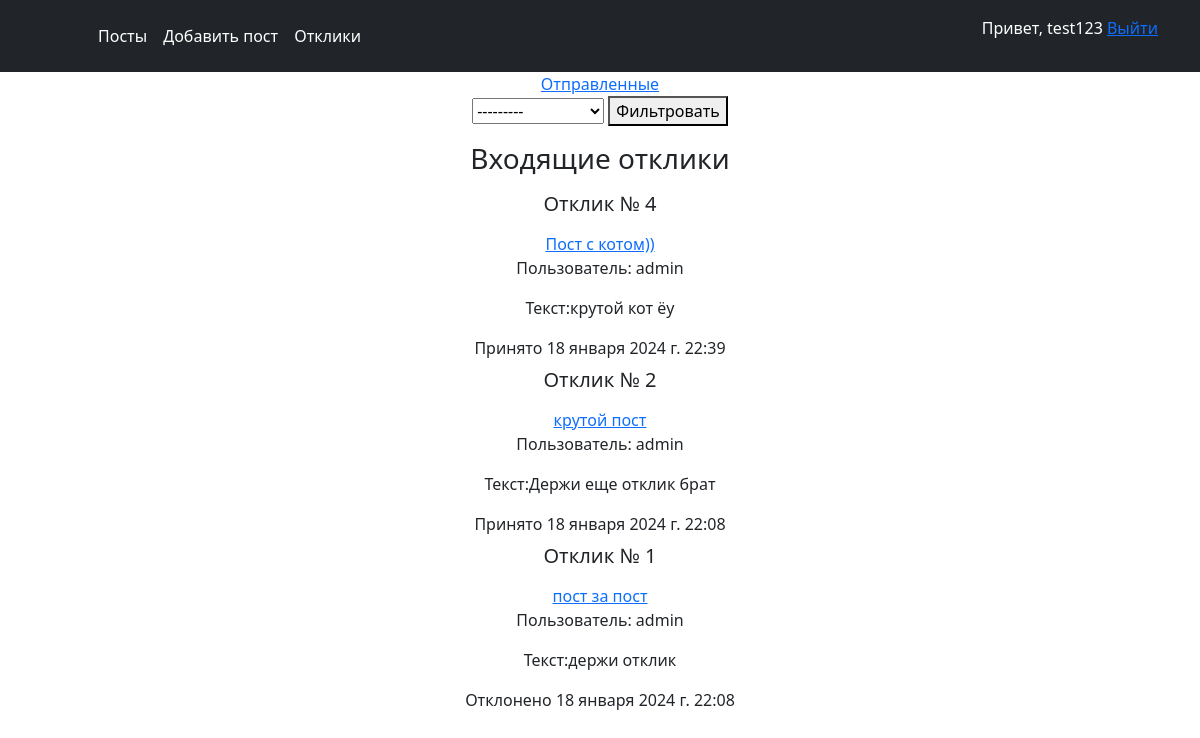
Page /responses (signed in) on the committed database.
### posts/models.py (models this page shows, shortened)
class Response(models.Model):
    post = models.ForeignKey(Post, on_delete=models.CASCADE)
    sender = models.ForeignKey(User, on_delete=models.CASCADE)
    text = models.TextField(default=None, null=True)
    create_time = models.DateTimeField(auto_now_add=True)
    accepted = models.BooleanField(default=False)
    accepted_datetime = models.DateTimeField(default=None, null=True, blank=True)
    class Meta:
        ordering = ['-create_time']

class Post(models.Model):
    author = models.ForeignKey(User, on_delete=models.CASCADE)
    title = models.CharField(max_length=255)
    content = RichTextUploadingField(blank=True, null=True)
    category = models.ForeignKey(Category, on_delete=models.CASCADE)
    time_create = models.DateTimeField(auto_now_add=True)

### accounts/models.py (models this page shows, shortened)
class UserProfile(models.Model):
    user = models.OneToOneField(User, on_delete=models.CASCADE)
    timezone = models.CharField(max_length=255)

### posts/views.py (the view, shortened to what this page needs)
# urls.py: path('responses', responsesview, name='responses'),
@login_required
def responsesview(request):
    content = {}
    if request.GET.get('send',None):
        content['title'] = 'Исходящие отклики'
        content.setdefault('responses', Response.objects.filter(sender=request.user))   # исходящие отклики
    elif request.GET.get('postfilter',None): #входящие отклики с фильтром
        content['title'] = 'Входящие отклики'
        content.setdefault('responses', Response.objects.filter(post__id=request.GET.get('postfilter')))
        content['postlist'] = Post.objects.filter(author=request.user)
        content['choosenpost'] = int(request.GET.get('postfilter'))
    else:
        content['title'] = 'Входящие отклики'
        content.setdefault('responses', Response.objects.filter(post__author=request.user))  # это входящие отклики
        content['postlist'] = Post.objects.filter(author=request.user)
    content['usertimezone'] = UserProfile.objects.get(user=request.user).timezone
    return render(request, 'responses.html', content)

### posts/templates/responses.html (shortened to what this page needs)
{% extends 'base.html' %}
{% load tz %}
{% load static %}
{% block content %}
    {% if title == 'Исходящие отклики' %}
        <a href="{% url 'responses'  %}">Входящие отклики</a>
        <h3>Исходящие отклики</h3>
        {% for response in responses %}
            <h5 class="p-2">  Отклик № {{ response.id }}</h5>
            <p><a href="{% url 'post' response.post.id %}">{{ response.post }}</a>: {{ response.text }} </p>
            {% if response.accepted_datetime %}
                {% if response.accepted %}
                    <p>Принято пользователем {{ response.accepted_datetime|timezone:usertimezone }}</p>
                {% else %}
                    <p>Отклонено {{ response.accepted_datetime|timezone:usertimezone }}</p>
                {% endif %}
            {% else %}
                <p>Ждет ответа пользователя</p>
            {% endif %}
        {% endfor %}
    {% elif title == 'Входящие отклики' %}
        <a href="{% url 'responses'  %}?send=1">Отправленные</a>
        {% if postlist %}
            <form action="" method="get">
                <select name="postfilter" required="">
                    <option value="" selected="">---------</option>
                </select>
                <button type="submit" name="">Фильтровать</button>
            </form>
        {% endif %}
        <h3>Входящие отклики</h3>
        {% for response in responses %}
            <h5 class="p-2">Отклик № {{ response.id }}</h5>
            <a href="{% url 'post' response.post.id %}">{{ response.post.title }}</a>
            <p>Пользователь: {{ response.sender }}
            <p>Текст:{{ response.text }}</p>
            {% if response.accepted_datetime %}
                {% if response.accepted %} Принято {% else %} Отклонено {% endif %} {{ response.accepted_datetime|timezone:usertimezone }}
            {% endif %}
        {% endfor %}
    {% endif %}
{% endblock %}

### posts/templates/base.html (shortened to what this page needs)
{% load static %}
<html>
  <head>
    <link href="https://cdn.jsdelivr.net/npm/bootstrap@5.3.2/dist/css/bootstrap.min.css" rel="stylesheet">
  </head>
  <body>
  <header class="p-3 text-bg-dark">
    <div class="container">
      <div class="d-flex flex-wrap align-items-center justify-content-center justify-content-lg-start">
        <a href="/static" class="d-flex align-items-center mb-2 mb-lg-0 text-white text-decoration-none">
          <svg class="bi me-2" width="40" height="32" role="img" aria-label="Bootstrap"><use xlink:href="#bootstrap"></use></svg>
        </a>
        <ul class="nav col-12 col-lg-auto me-lg-auto mb-2 justify-content-center mb-md-0">
          <li><a href="{% url 'posts'%}" class="nav-link px-2 text-white">Посты</a></li>
          {% if user.is_authenticated %}
            <li><a href="{% url 'addpost'%}" class="nav-link px-2 text-white">Добавить пост</a></li>
            <li><a href="{% url 'responses'%}" class="nav-link px-2 text-white">Отклики</a></li>
          {% endif %}
        </ul>
        {% if user.is_authenticated %}
          <p>Привет, {{ user.get_username  }}  <a href="{% url 'account_logout' %}">Выйти</a></p>
        {% else %}
          <div class="text-end">
            <a href="{% url 'account_login' %}"><button  type="button" class="btn btn-outline-light me-2">Вход</button></a>
            <a href="{% url 'account_signup' %}"><button  type="button" class="btn btn-outline-light me-2">Регистрация</button></a>
          </div>
        {% endif %}
      </div>
    </div>
  </header>
    <div align="center">
    {% block content %}
    {% endblock %}
    </div>
  </body>
</html>

### rows in the picture
Response: id "4", post "Пост с котом))", sender "admin", text "крутой кот ёу", accepted "Принято", accepted_datetime "18 января 2024 г. 22:39"
Response: id "2", post "крутой пост", sender "admin", text "Держи еще отклик брат", accepted "Принято", accepted_datetime "18 января 2024 г. 22:08"
Response: id "1", post "пост за пост", sender "admin", text "держи отклик", accepted "Отклонено", accepted_datetime "18 января 2024 г. 22:08"

### other values in the picture
{{ user.get_username }} "test123"
